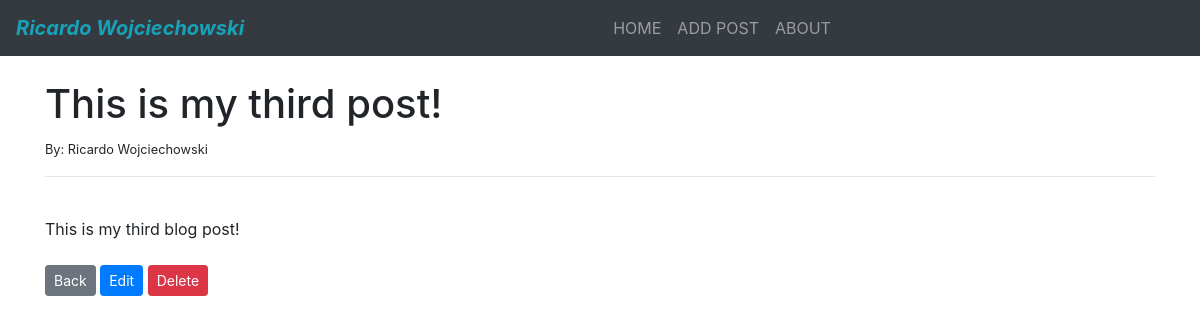
Screenshot of /article/4 with the database file from the repository.
### blog/models.py (models this page shows, shortened)
class Post(models.Model):
    title = models.CharField(max_length=255)
    title_tag = models.CharField(max_length=255, default="Post")
    author = models.ForeignKey(User, on_delete=models.CASCADE)
    body = models.TextField()

### blog/views.py (the view)
# urls.py: path('article/<int:pk>', ArticleDetailView.as_view(), name='article-detail'),
class ArticleDetailView(DetailView):
    model = Post
    template_name = 'article_details.html'

### blog/templates/article_details.html (shortened to what this page needs)
{% extends 'base.html' %}
{% block content %}
<h1>{{ post.title }}</h1>
<small>By: {{ post.author.first_name }} {{ post.author.last_name }}</small>
<hr>
<br>
{{ post.body }}
<br><br>
<a href="{% url 'home' %}" class="btn btn-secondary btn-sm">Back</a>
<a href="{% url 'update_post' post.pk %}" type="button" class="btn btn-primary btn-sm">Edit</a>
<a href="{% url 'delete_post' post.pk %}" type="button" class="btn btn-danger btn-sm">Delete</a>
{% endblock %}

### rows the page displays
Post: title "This is my third post!", author.first_name "Ricardo", author.last_name "Wojciechowski", body "This is my third blog post!"
